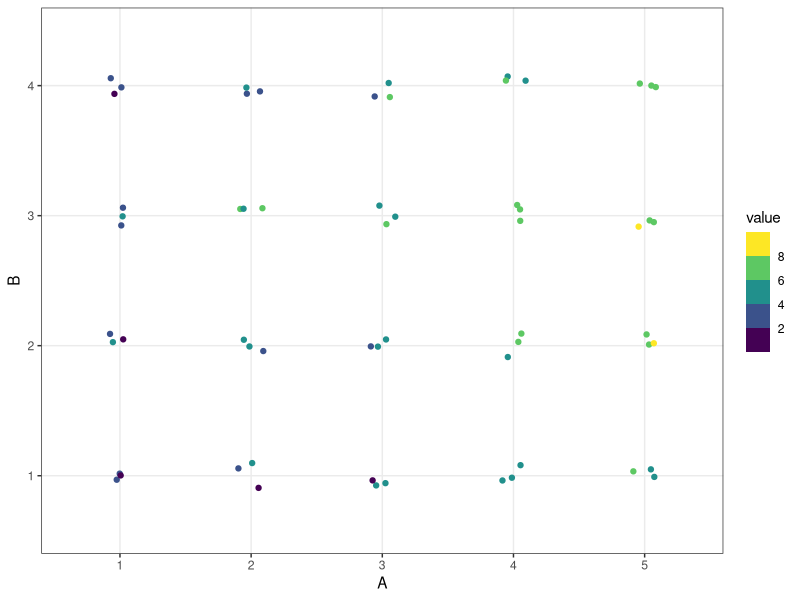
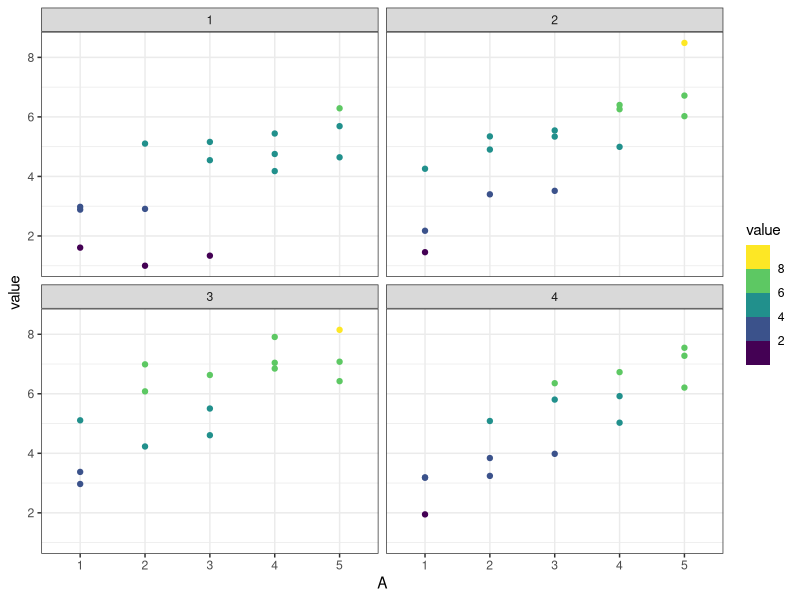
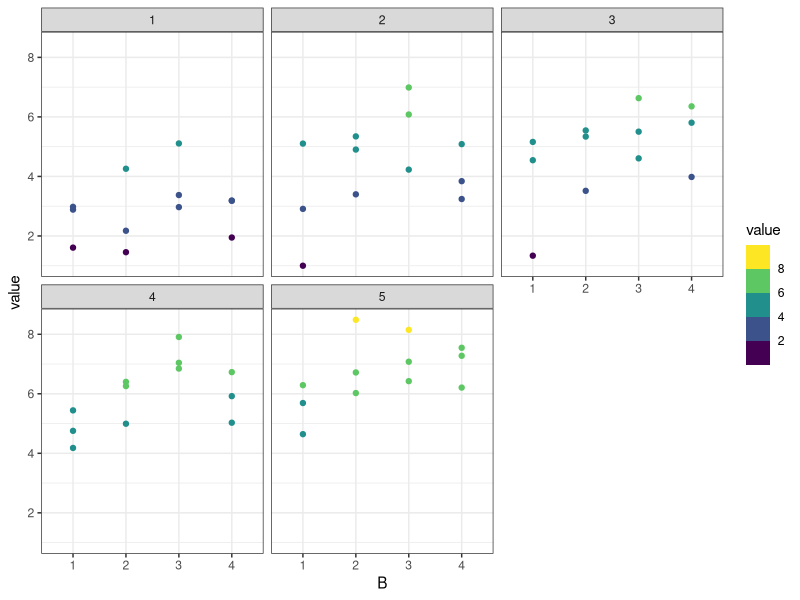
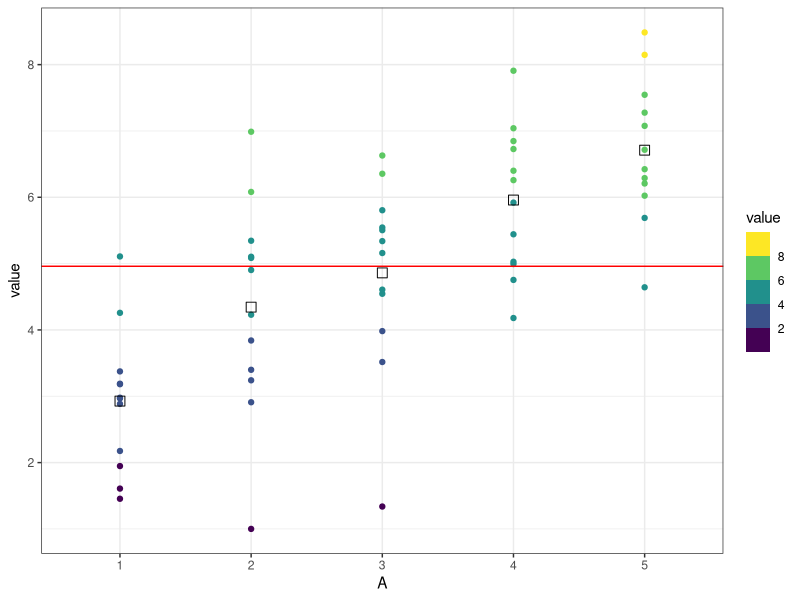
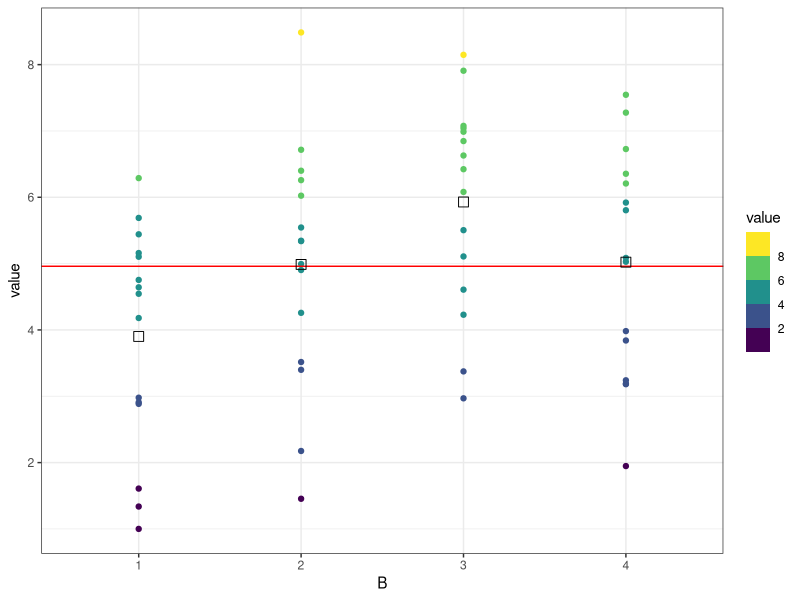
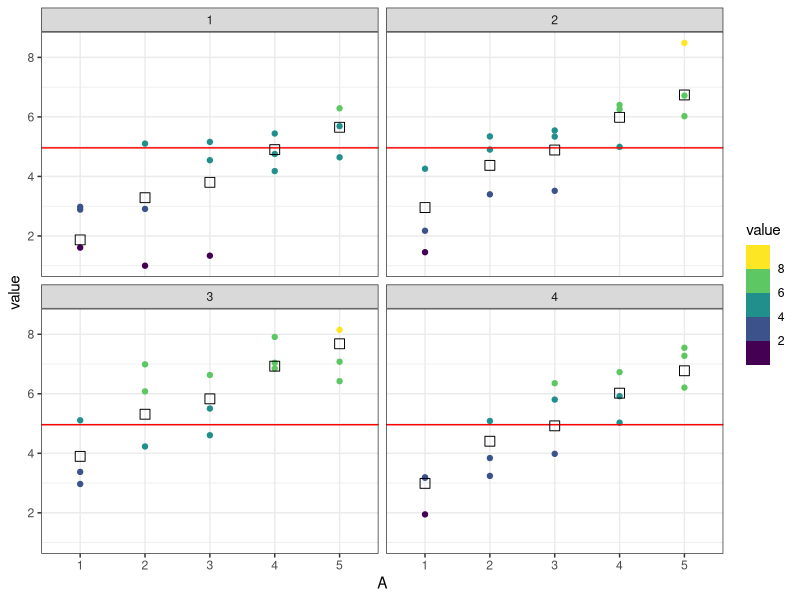

Source code (R) for these figures, in order:
## ---- chunk 1
library("dplyr")
library("reshape2")
library("tidyr")
library("ggplot2")
theme_set(theme_bw())
knitr::opts_chunk$set(fig.width=5, fig.height=3) 
## ---- chunk 2
a <- 5 # levels for first factor
b <- 4 # levels for second factor
n <- 3 # number of replicates
X <- array(rnorm(a * b * n), dim = c(a, b, n))

tau <- c(1, 2, 3, 4, 5)
beta <- c(1, 2, 3, 2)
taubeta <- 0.1 * outer(seq_len(a), seq_len(b))
#tau <- rep(0, 5)
#beta <- rep(0, 5)
taubeta <- 0.0 * outer(seq_len(a), seq_len(b))

for (i in seq_len(a)) {
  X[i,, ] <- X[i,, ] + tau[i]
}

for (j in seq_len(b)) {
  X[, j, ] <- X[, j, ] + beta[j]
}

for (n_ in seq_len(n)) {
  X[,, n_] <- X[,, n_] + 10 * taubeta
}
## ---- chunk 3
mX <- melt(X, varnames = c("A", "B", "replicate")) %>%
  mutate(
    A = as.factor(A),
    B = as.factor(B)
  )
head(mX)
## ---- chunk 4
ggplot(mX) +
  geom_point(aes(x = A, y = B, color = value), position = position_jitter(0.1, 0.1)) +
  scale_colour_viridis_b()

ggplot(mX) +
  geom_point(aes(x = A, y = value, col = value)) +
  scale_colour_viridis_b() +
  facet_wrap(~ B)

ggplot(mX) +
  geom_point(aes(x = B, y = value, col = value)) +
  scale_colour_viridis_b() +
  facet_wrap(~ A)
## ---- chunk 5
m_means <- list(
  "A" = mX %>%
    group_by(A) %>%
    summarise(mA = mean(value)),
  "B" = mX %>%
    group_by(B) %>%
    summarise(mB = mean(value))
)
m_means$AB <- expand_grid(m_means$A, m_means$B)
  
# visualize SS_A
ggplot() +
  geom_point(data = mX, aes(x = A, y = value, col = value)) +
  geom_hline(yintercept = mean(mX$value), col = "red") +
  geom_point(data = m_means$A, aes(x = A, y = mA), size = 3, shape = 0) +
  scale_colour_viridis_b()

# visualize SS_B
ggplot() +
  geom_point(data = mX, aes(x = B, y = value, col = value)) +
  geom_hline(yintercept = mean(mX$value), col = "red") +
  geom_point(data = m_means$B, aes(x = B, y = mB), size = 3, shape = 0) +
  scale_colour_viridis_b()

# visualize SS_AB
ggplot() +
  geom_point(data = mX, aes(x = A, y = value, col = value)) +
  geom_hline(yintercept = mean(mX$value), col = "red") +
  geom_point(data = m_means$AB, aes(x = A, y = mA + mB - mean(mX$value)), size = 3, shape = 0) +
  facet_wrap(~ B) +
  scale_colour_viridis_b()
